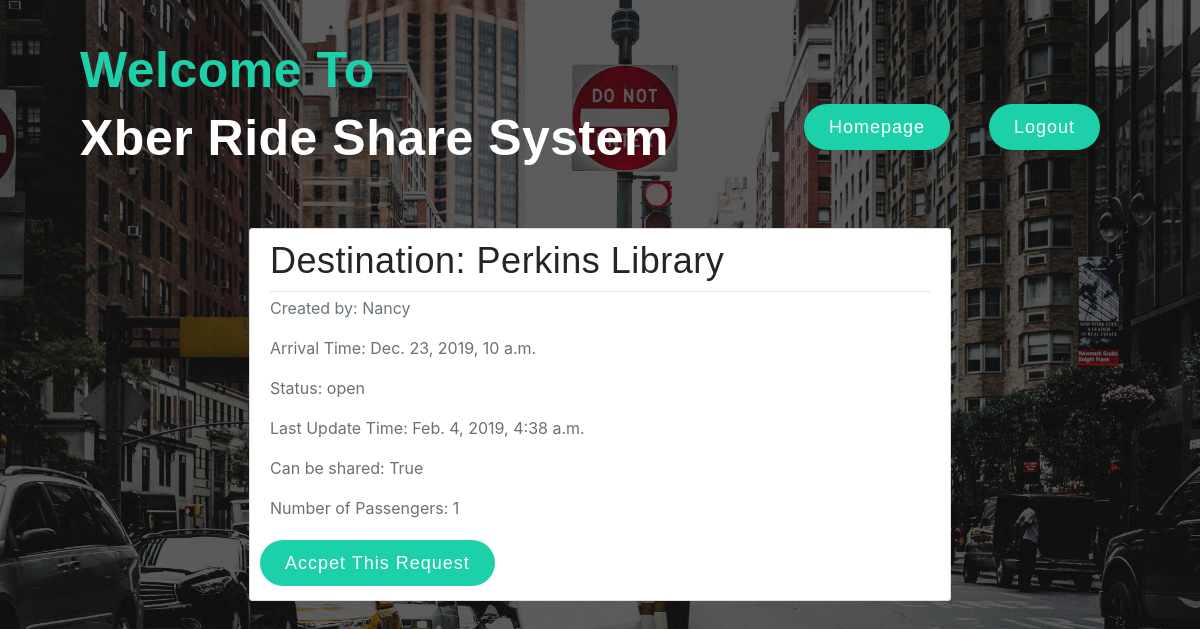
Screenshot of /rideService/driver/requests/29/detail/ (signed in) with the database file from the repository.
### rideService/models.py (models this page shows, shortened)
class Request(models.Model):
    ride_owner = models.ForeignKey(User, on_delete=models.CASCADE)
    driver = models.ForeignKey('Driver', on_delete=models.SET_NULL, default=None, null=True)
    sharer = models.ForeignKey(User, on_delete=models.SET_NULL, default=None, null=True, related_name='sharer_request')
    destination = models.CharField(max_length=1000)
    arrival_time = models.DateTimeField()
    num_passengers = models.IntegerField(
        default=1,
        validators=[
            MaxValueValidator(10),
            MinValueValidator(1)
        ]
    )
    num_sharer = models.IntegerField(
        default=0,
        validators=[
            MaxValueValidator(10),
            MinValueValidator(0)
        ]
    )
    shareable = models.BooleanField(default=False)
    vehicle_type = models.CharField(max_length=200, null=True, blank=True)
    special_request = models.TextField(blank=True)
    status = models.CharField(max_length=1000)
    last_updated = models.DateTimeField(auto_now_add=True)

### rideService/views.py (the view)
# urls.py: path('driver/requests/<int:pk>/detail/', views.DriverRequestDetailView.as_view(), name='driver-request-detail'),
class DriverRequestDetailView(LoginRequiredMixin,DetailView):
    model = Request
    template_name = 'rideService/driver_request_detail.html'

### rideService/templates/rideService/driver_request_detail.html (shortened to what this page needs)
{% extends "rideService/homeBase.html" %}
{% block content %}
        <article class="media content-section" style="margin-right: 20%;margin-left: 20%;">
          <div class="media-body">
            <div class="article-metadata">
                <h2>Destination: {{ object.destination }}</h2>
            </div>
                <p class="text-muted">Created by: {{ object.ride_owner.username}}</p>
                <p class="article-content">Arrival Time: {{ object.arrival_time}}</p>
                <p class="article-content">Status: {{ object.status}}</p>
                <p class="article-content">Last Update Time: {{ object.last_updated}}</p>
                <p class="article-content">Can be shared: {{ object.shareable}}</p>
                <p class="article-content">Number of Passengers: {{ object.num_passengers}}</p>
                <a style="position: relative; right:10px;" class="btn btn-secondary btn-sm mt-1 mb-1" href="{% url 'accept-request' object.id %}">
                        Accpet This Request
                </a>
            </div>
        </article>
{% endblock content %}

### rideService/static/css/styles.css (style rules this page uses)
body { background-image: url("background.jpeg"); background-size: 100% auto; background-color:#000000; color: #333333; margin-top: 5rem; }
h1, h2, h3, h4, h5, h6 { font-weight: normal; color: #252525; letter-spacing: 0.5px; font-family: 'Montserrat', sans-serif; }
h2 { font-size: 36px; }
p { font-weight: 400; color: #6f6f6f; line-height: 24px; text-rendering: optimizeLegibility; }
.content-section { background: #ffffff; padding: 10px 20px; border: 1px solid #dddddd; border-radius: 3px; margin-bottom: 20px; }
.article-content { white-space: pre-line; }
.article-metadata { padding-bottom: 1px; margin-bottom: 4px; border-bottom: 1px solid #e3e3e3 }
.btn { border: none; color: #fff; display: inline-block; padding: 0px 25px; font-weight: normal; font-size: 18px; border-radius: 30px; font-family: 'Montserrat', sans-serif; line-height: 46px; background: #1cd1aa; letter-spacing: 1px; position: relative; z-index: 1; }

### rows the page displays
Request: destination "Perkins Library", ride_owner.username "Nancy", arrival_time "Dec. 23, 2019, 10 a.m.", status "open", last_updated "Feb. 4, 2019, 4:38 a.m.", shareable "True", num_passengers "1"
